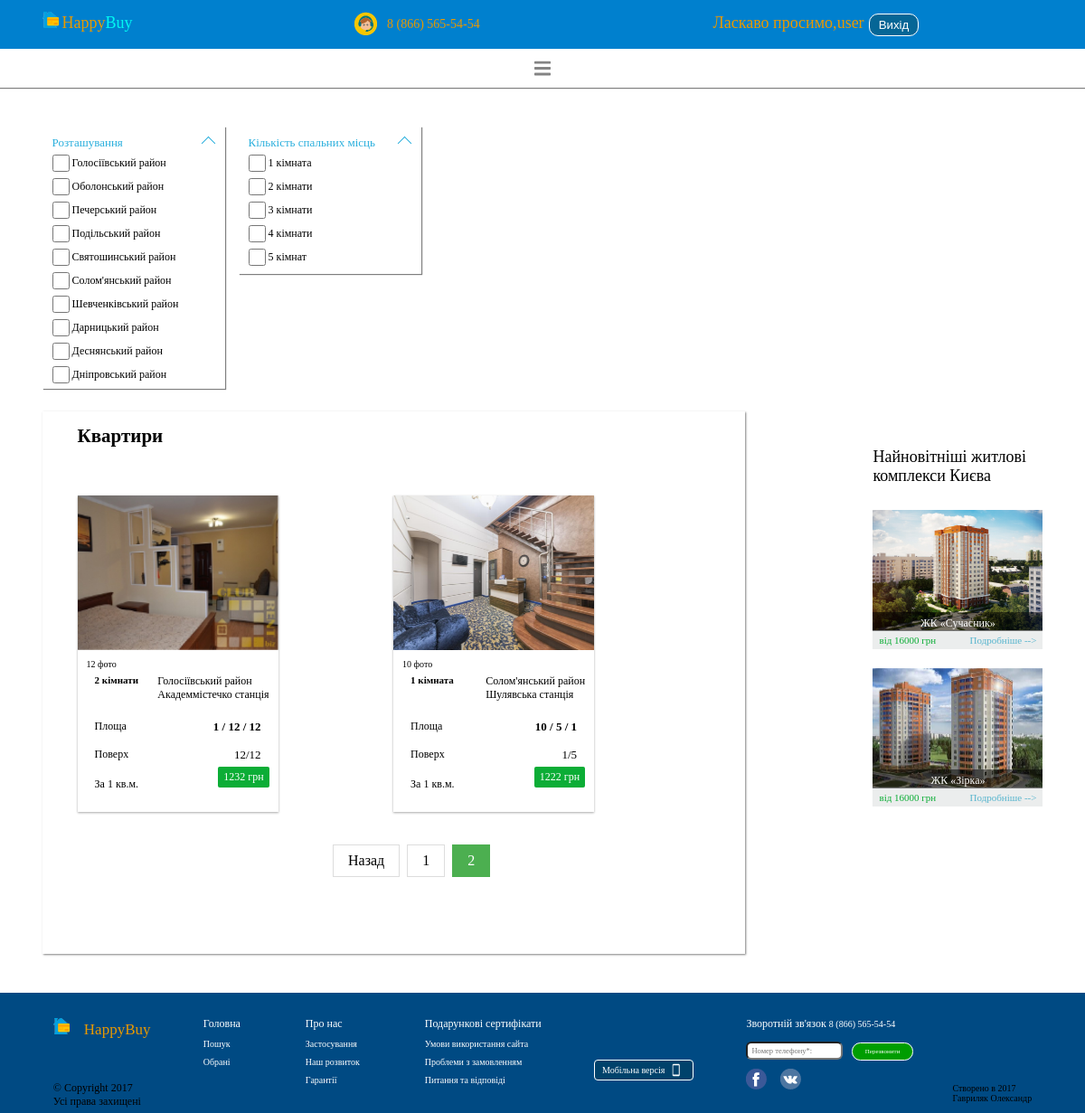
The page /main/2 (signed in) on the database its author committed.
### tables this page shows
CREATE TABLE `arealocations` (
  `Id` int(11) NOT NULL,
  `Text` varchar(200) NOT NULL
);

CREATE TABLE `rooms` (
  `Id` int(11) NOT NULL,
  `Text` text NOT NULL
);

CREATE TABLE `apartments` (
  `Id` int(11) NOT NULL,
  `mainImage` varchar(200) NOT NULL,
  `countImage` int(20) NOT NULL,
  `room_Id` int(10) NOT NULL,
  `areaLocation_Id` int(11) NOT NULL,
  `metro_Id` int(11) NOT NULL,
  `areaGeneral` int(11) NOT NULL,
  `areaKitchen` int(11) NOT NULL,
  `areaLiving` int(11) NOT NULL,
  `floor` int(11) NOT NULL,
  `floorGeneral` int(11) NOT NULL,
  `price` int(11) NOT NULL
);

CREATE TABLE `metro` (
  `Id` int(11) NOT NULL,
  `Text` varchar(100) NOT NULL
);

### Controllers/HomeController.php (called while the page is built, shortened)
<?php
class HomeController extends Controller
{
    public function IndexAction()
    {
        $this->route['action'] = "main";
        $pagination = new Pagination($this->route, Apartment::takeAllCount());
        $items = $this->initModelForOnePage();
        $districts = AreaLocation::takeAll();
        $rooms = Room::takeAll();
        $vars = [
            'pagination' => $pagination->get(),
            'items' => $items,
            'districts' => $districts,
            'rooms' => $rooms
        ];
        $this->view->render('Головна сторінка', $vars);
    }
    private function initModelForOnePage()
    {
        $items = Apartment::getList($this->route);
        Apartment::includeAllRelations($items);
        return $items;
    }
}

### index.php (called while the page is built, shortened)
<?php
spl_autoload_register(function ($class) {
    $path = str_replace('\\', '/', $class . '.php');
});
class Startup
{
    protected $router;
    public function __construct()
    {
        $this->Run();
    }
    public function Configure()
    {
        $this->router = new Router($_SERVER['REQUEST_URI'], $_SERVER['REQUEST_METHOD']);
    }
    public function Run()
    {
        $this->router->run();
    }
}
$startup = new Startup();

### core/DataLib/SQLBuilder.php (called while the page is built, shortened)
<?php
class SQLBuilder implements CRUD
{
    private $settings = [
        "host" => "127.0.0.1",
        "database" => "happybuy",
        "username" => "root",
        "password" => "",
        "options" => [
            PDO::ATTR_ERRMODE => PDO::ERRMODE_EXCEPTION,
            PDO::ATTR_DEFAULT_FETCH_MODE => PDO::FETCH_ASSOC,
            PDO::ATTR_EMULATE_PREPARES => false]
    ];
    private $dbh = null, $table, $columns, $sql, $bindValues, $getSQL,
        $className, $where, $orWhere, $whereCount = 0, $isOrWhere = false,
        $rowCount = 0, $limit, $orderBy, $lastIDInserted = 0;
    public function __construct()
    {
        try {
            $this->dbh = new PDO("mysql:host=" . $this->settings['host'] . ";dbname=" . $this->settings['database'] . ";charset=utf8",
                $this->settings['username'], $this->settings['password'], $this->settings['options']);
            return $this;
        } catch (Exception $e) {
            die("Error establishing a database connection.");
        }
    }
    public function query($query, $args = [])
    {
        $query = trim($query);
        $this->bindValues = $args;
        return $this;
    }
    private function resetQuery()
    {
        $this->table = null;
        $this->columns = null;
        $this->sql = null;
        $this->bindValues = null;
        $this->className = null;
        $this->limit = null;
        $this->orderBy = null;
        $this->where = null;
        $this->whereCount = 0;
    }
    public function exec()
    {
        $stmt = $this->dbh->prepare($this->sql);
        $stmt->execute($this->bindValues);
        return $stmt->rowCount();
    }
    public function table($table_name)
    {
        $this->table = $table_name;
        return $this;
    }
    public function className($className)
    {
        $this->className = $className;
        return $this;
    }
    public function where()
    {
        $num_args = func_num_args();
        $args = func_get_args();
        if ($num_args == 1) {
            if (is_numeric($args[0])) {
                $this->where .= "`id` = ?";
                $this->bindValues[] = $args[0];
            }
        } elseif ($num_args == 3) {
            $this->where .= "`" . trim($args[0]) . "` " . $args[1] . " ?";
            $this->bindValues[] = $args[2];
        }
        return $this;
    }
    private function firstOrAddWhereWithAnd()
    {
        if ($this->whereCount == 0) {
            $this->where .= " WHERE ";
            $this->whereCount += 1;
        } else {
            $this->where .= " AND ";
        }
    }
    public function get()
    {
        $stmt = $this->executeQuery();
        if ($stmt->rowCount() > 0)
            return $stmt->fetch();
        return false;
    }
    public function getAll()
    {
        $stmt = $this->executeQuery();
        return $stmt->fetchAll();
    }
    private function executeQuery()
    {
        $stmt = $this->dbh->prepare($this->sql);
        if ($this->className !== null)
            $stmt->setFetchMode(PDO::FETCH_CLASS, $this->className);
        $stmt->execute($this->bindValues);
        return $stmt;
    }
    private function buildQuery()
    {
        if ($this->columns === null) {
            $select = "*";
        } else {
            $select = $this->columns;
        }
        $this->sql = "SELECT " . $select . " FROM `" . $this->table . "`";
        if ($this->where !== null) {
            $this->sql .= $this->where;
        }
        if ($this->orderBy !== null) {
            $this->sql .= $this->orderBy;
        }
        if ($this->limit !== null) {
            $this->sql .= $this->limit;
        }
    }
    public function orderBy($field_name, $order = 'ASC')
    {
        $field_name = trim($field_name);
        $order = trim(strtoupper($order));
        if ($field_name !== null && ($order == 'ASC' || $order == 'DESC')) {
            if ($this->orderBy == null) {
                $this->orderBy = " ORDER BY $field_name $order";
            } else {
                $this->orderBy .= ", $field_name $order";
            }
        }
        return $this;
    }
    public function limit($start, $end)
    {
        $this->limit = " LIMIT " . $start . "," . $end;
        return $this;
    }
}

### core/DataLib/ORM.php (called while the page is built, shortened)
<?php
abstract class ORM
{
    static protected function setup()
    {
        $db = new SQLBuilder();
        $table = get_called_class()::getNameInDatabase();
        $db->table($table);
        $db->className(get_called_class());
        return $db;
    }
    public function include($object)
    {
        $db = new SQLBuilder();
        $table = $object::getNameInDatabase();
        $db->table($table);
        $db->className(get_class($object));
        $nameClass = join('', array_slice(explode('\\', get_class($object)), -1));
        $nameField = lcfirst($nameClass);
        $nameFieldId = $nameField . "_Id";
        $field = $this->__get($nameFieldId);
        $db->where($field);
        $this->$nameField = $db->get();
        return $this;
    }
    public static function takeAllCount()
    {
        $db = new SQLBuilder();
        $table = get_called_class()::getNameInDatabase();
        $res = $db->query("SELECT count(*)")->table($table)->exec();
        return $res;
    }
    public static function takeAll()
    {
        $db = self::setup();
        $res = $db->getAll();
        return $res;
    }
}

### Model/Metro.php (called while the page is built, shortened)
<?php
class Metro extends ORM
{
    protected $Text;
    public function getText()
    {
        return $this->Text;
    }
    public static function getNameInDatabase()
    {
        return "Metro";
    }
}

### Model/AreaLocation.php (the view, shortened to what this page needs)
<?php
class AreaLocation extends ORM implements IToHTML
{
    protected $Id;
    protected $Text;
    public function getText()
    {
        return $this->Text;
    }
    static function getNameInDatabase()
    {
        return "arealocations";
    }
    public function ToHtml()
    {
        ?>
        <div class="items">
            <input class="checked-items" type="checkbox" name="areaLocation_Id"
                   id="<?= "area" . $this->Id ?>" value="<?= $this->Id ?>">
            <label for="<?= "area" . $this->Id ?>" id="<?= "area" . $this->Id . "value" ?>"><?= $this->GetText() ?>
                район</label>
        </div>
        <?php
    }
}

### Views/Home/index.php (shortened to what this page needs)
<main>
    <div class="leftPanel">
        <form id="filterForm">
            <div class="location">
                <div class="title">
                    <div class="title-head">Розташування</div>
                    <div class="icon-arrow"></div>
                </div>
                <?php
                foreach ($districts as $district) {
                    $district->ToHtml();
                } ?>
            </div>
            <div class="count-place">
                <div class="title">
                    <div class="title-head">Кількість спальних місць</div>
                    <div class="icon-arrow"></div>
                </div>
                <?php
                foreach ($rooms as $room) {
                    $room->ToHtml();
                } ?>
            </div>
        </form>
    </div>
    <div class="main">
        <h1>Квартири</h1>
        <div class="searching-panel" id="choosedPanel">
        </div>
        <br/>
        <div class="row" id="apartments">
            <?php
            foreach ($items as $item) {
                $item->ToHtml();
            }
            ?>
            <div class="center">
                <?php echo $pagination; ?>
            </div>
        </div>
    </div>
    <div class="new-houses">
        <span>Найновітніші житлові комплекси Києва</span>
        <div class="building">
            <img src="../../images/bud1.png"/>
            <div class="discription-build">ЖК «Сучасник» <br/>р-н Солом’янський,<br/> вул. Борщагівська 7</div>
            <div class="down-building">
                <div class="count-building">від 16000 грн</div>
                <div class="more-info"><a href="#">Подробніше --></a></div>
            </div>
        </div>
        <div class="building">
            <img src="../../images/bud2.png"/>
            <div class="discription-build">ЖК «Зірка» <br/>р-н Солом’янський,<br/> вул. Борщагівська 7</div>
            <div class="down-building">
                <div class="count-building">від 16000 грн</div>
                <div class="more-info"><a href="#">Подробніше --></a></div>
            </div>
        </div>
    </div>
</main>

### Model/Room.php (shortened to what this page needs)
<?php
class Room extends ORM implements IToHTML
{
    protected $Id;
    protected $Text;
    public function getText()
    {
        return $this->Text;
    }
    static function getNameInDatabase()
    {
        return "rooms";
    }
    public function ToHtml()
    {
        ?>
        <div class="items">
            <input class="checked-items"
                   id="<?= "room" . $this->Id ?>"
                   type="checkbox"
                   name="room_Id"
                   value="<?= $this->Id ?>">
            <label for="<?= "room" . $this->Id ?>"
                   id="<?= "room" . $this->Id ?>value"><?= $this->getText() ?></label>
        </div>
        <?php
    }
}

### Model/Apartment.php (shortened to what this page needs)
<?php
class Apartment extends ORM implements IToHtml
{
    protected $mainImage;
    protected $countImage;
    protected $areaGeneral;
    protected $areaKitchen;
    protected $areaLiving;
    protected $floor;
    protected $floorGeneral;
    protected $price;
    public static function includeAllRelations($items)
    {
        try {
            foreach ($items as $item) {
                $item->include(new Room())->include(new Metro())->include(new AreaLocation());
            }
        } catch (Exception $e) {
            echo $e->getMessage();
        }
        return $items;
    }
    public function __get($property)
    {
        if (property_exists($this, $property)) {
            return $this->$property;
        }
        return null;
    }
    public static function getList($route)
    {
        $db = new SQLBuilder();
        $max = 8;
        $start = (($route['page'] ?? 1) - 1) * $max;
        return $db->table("apartments")->className(get_called_class())->orderBy("Id", "DESC")->limit($start, $max)->getAll();
    }
    public function getMainImage()
    {
        return "../images/{$this->mainImage}";
    }
    public function ToHtml()
    {
        ?>
        <div class="col-xsm-12 col-sm-6 col-md-4 col-lg-3">
            <div class="content-item">
                <form method="GET" class="form_favourite" action="/apartment" onclick="submit()">
                    <div class="mainImage"><img src="<?= $this->getMainImage() ?>" class="image-for-content"/></div>
                    <div class="content">
                        <div class="count-photo"><a href="#"><?= $this->countImage ?> фото</a></div>
                        <div class="option">
                            <div class="count-room">
                                <strong><?= $this->room != null ? $this->room->getText() : "Undefined" ?></strong></div>
                            <div class="content-location">
                                <?= $this->areaLocation != null ? $this->areaLocation->getText() : "Undefined" ?>
                                район<br/>
                                <?= $this->metro != null ? $this->metro->getText() : "Undefined" ?> станція
                            </div>
                        </div>
                        <div class="option">
                            <div class="apartment-item">Площа</div>
                            <div class="apartment-item-value"><strong>
                                    <?= $this->areaGeneral ?> /
                                    <?= $this->areaKitchen ?> /
                                    <?= $this->areaLiving ?></strong></div>
                        </div>
                        <div class="option">
                            <div class="apartment-item">Поверх</div>
                            <div class="apartment-item-value"><?= $this->floor ?>/<?= $this->floorGeneral ?>
                            </div>
                        </div>
                        <div class="option">
                            <div class="count-for-one-meter apartment-item ">За 1 кв.м.</div>
                            <input class="btn-buy" type="submit" value="<?= $this->price ?> грн"/>
                        </div>
                    </div>
                </form>
            </div>
        </div>
        <?php
    }
        ?>
        <?php
    static function getNameInDatabase()
    {
        return "apartments";
    }
}

### Content/media.css (style rules this page uses)
* { box-sizing: border-box; }
@media (max-width: 1200px) { main { flex-flow: row wrap; justify-content: space-between; padding: 0px 3.8799414348%; } }
@media (max-width: 1200px) { main .leftPanel { margin-bottom: 25px; width: 100%; } }
@media (max-width: 1200px) { main .leftPanel .count-place { margin-top: 0px; margin-left: 15px; } }
@media (max-width: 1200px) { main .new-houses { margin-top: 25px; } }

### Content/grid.css (style rules this page uses)
.row { height: max-content; width: 100%; }
@media (max-width: 3000px) { .col-lg-3 { width: 25%; float: left; margin: 15px 0px; } }
@media (max-width: 1600px) { .col-md-4 { width: 33.33333333%; float: left; margin: 15px 0px; } }
@media (max-width: 1400px) { .col-sm-6 { width: 50%; float: left; margin: 15px 0px; } }

### rows shown on the page
arealocations: Text "Голосіївський"
arealocations: Text "Оболонський"
arealocations: Text "Печерський"
arealocations: Text "Подільський"
arealocations: Text "Святошинський"
arealocations: Text "Солом'янський"
arealocations: Text "Шевченківський"
arealocations: Text "Дарницький"
arealocations: Text "Деснянський"
arealocations: Text "Дніпровський"
rooms: Text "1 кімната"
rooms: Text "2 кімнати"
rooms: Text "3 кімнати"
rooms: Text "4 кімнати"
rooms: Text "5 кімнат"
apartments: shows a picture, countImage "12", room_Id.Text "2 кімнати", areaLocation_Id.Text "Голосіївський", metro_Id.Text "Академмістечко", areaGeneral "1", areaKitchen "12", areaLiving "12", floor "12", floorGeneral "12", price "1232 грн"
apartments: mainImage (picture), countImage "10", room_Id.Text "1 кімната", areaLocation_Id.Text "Солом'янський", metro_Id.Text "Шулявська", areaGeneral "10", areaKitchen "5", areaLiving "1", floor "1", floorGeneral "5", price "1222 грн"

### other values the page prints
$user['login'] "user"
$text "Назад"
